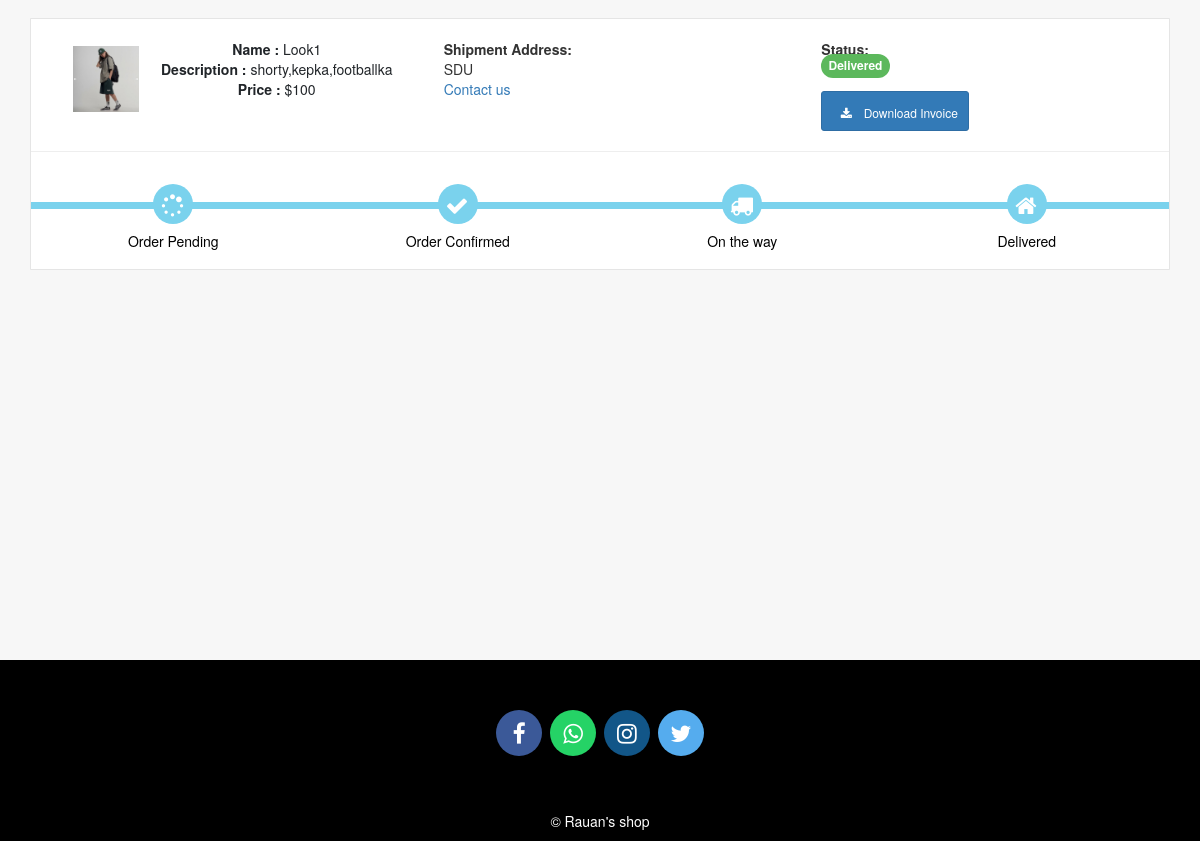
/my-order (signed in, lower part), run on an earlier commit of the app's database.
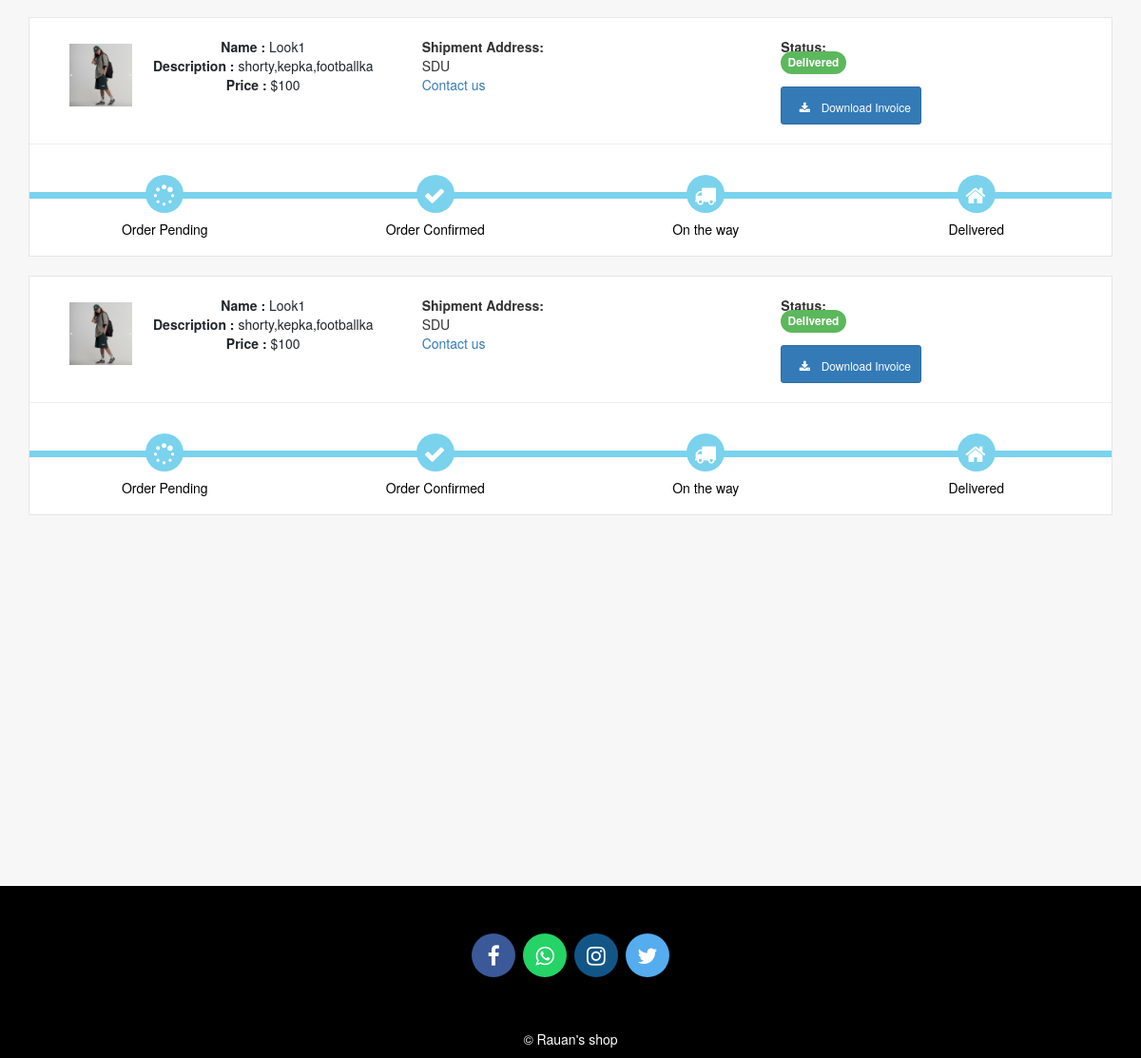
And on a later commit of the database.
### ecom/models.py (models this page shows, shortened)
class Product(models.Model):
    name=models.CharField(max_length=40)
    product_image= models.ImageField(upload_to='product_image/',null=True,blank=True)
    price = models.PositiveIntegerField()
    description=models.CharField(max_length=40)

class Orders(models.Model):
    STATUS =(
        ('Pending','Pending'),
        ('Order Confirmed','Order Confirmed'),
        ('Out for Delivery','Out for Delivery'),
        ('Delivered','Delivered'),
    )
    customer=models.ForeignKey('Customer', on_delete=models.CASCADE,null=True)
    product=models.ForeignKey('Product',on_delete=models.CASCADE,null=True)
    email = models.CharField(max_length=50,null=True)
    address = models.CharField(max_length=500,null=True)
    mobile = models.CharField(max_length=20,null=True)
    order_date= models.DateField(auto_now_add=True,null=True)
    status=models.CharField(max_length=50,null=True,choices=STATUS)

### ecom/views.py (the view)
# urls.py: path('my-order', views.my_order_view,name='my-order'),
@login_required(login_url='customerlogin')
@user_passes_test(is_customer)
def my_order_view(request):
    customer=models.Customer.objects.get(user_id=request.user.id)
    orders=models.Orders.objects.all().filter(customer_id = customer)
    ordered_products=[]
    for order in orders:
        ordered_product=models.Product.objects.all().filter(id=order.product.id)
        ordered_products.append(ordered_product)
    return render(request,'ecom/my_order.html',{'data':zip(ordered_products,orders)})

### ecom/views.py (called while the page is built)
def is_customer(user):
    return user.groups.filter(name='CUSTOMER').exists()

### templates/ecom/my_order.html (shortened to what this page needs)
{% extends 'ecom/customer_base.html' %} {% load static %} {% block content %}
<br>
<div class="container">
    {% for products,order in data %}
    <article class="card">
        <div class="card-body">
            <ul class="row" style="margin-left:20px;margin-top:20px;">
                <li class="col-md-4">
                    <figure class="itemside mb-3">
                        {%for product in products%}
                        <div class="aside"><img src="{% static product.product_image.url %}" class="img-sm border"></div>
                        <figcaption class="info align-self-center">
                            <p class="title"><strong>Name : </strong>{{product.name}} <br> <strong>Description : </strong>{{product.description}} <br> <strong>Price : </strong>${{product.price}}</p>
                        </figcaption>
                    </figure>
                </li>
                <li class="col-md-4">
                    <div class="col"> <strong>Shipment Address:</strong> <br> {{order.address}}</div>
                    <a href="{% url 'contactus' %}">Contact us</a>
                </li>
                <li class="col-md-4">
                    <div class="col"> <strong>Status:</strong> <br> {% if order.status == 'Pending'%}
                        <td> <span class="label label-info" style="font-size: 12px; border-radius: 30px;">{{order.status}}</span></td>
                        {% elif order.status == 'Delivered' %}
                        <td> <span class="label label-success" style="font-size: 12px; border-radius: 30px;">{{order.status}}</span></td>
                        {% elif order.status == 'Out for Delivery' %}
                        <td> <span class="label label-default" style="font-size: 12px; border-radius: 30px;">{{order.status}}</span></td>
                        {%else%}
                        <td> <span class="label label-primary" style="font-size: 12px; border-radius: 30px;">{{order.status}}</span></td>
                        {%endif%}
                    </div> <br>
                    <a class="btn btn-primary btn-sm rounded-0" style="text-decoration:none;" href="{% url 'download-invoice' order.id product.id  %}" target="_blank"><i class="fa fa-download " style="font-size: 12px;height:auto"></i> Download Invoice</a>
                </li>
                {%endfor%}
            </ul>
            <hr>
            <div class="track">
                {%if order.status == 'Pending' %}
                <div class="step active"> <span class="icon"> <i style="padding-top:.2em; padding-right:.5em;" class="fa fa-spinner"></i> </span> <span class="text">Order Pending</span> </div>
                <div class="step "> <span class="icon"> <i style="padding-top:.2em; padding-right:.5em;" class="fa fa-check"></i> </span> <span class="text"> Order Confirmed</span> </div>
                <div class="step "> <span class="icon"> <i style="padding-top:.2em; padding-right:.5em;" class="fa fa-truck"></i> </span> <span class="text"> On the way </span> </div>
                <div class="step "> <span class="icon"> <i style="padding-top:.2em; padding-right:.5em;" class="fa fa-home"></i> </span> <span class="text">Delivered</span> </div>
                {%else%}
                <div class="step active"> <span class="icon"> <i style="padding-top:.2em; padding-right:.5em;" class="fa fa-spinner"></i> </span> <span class="text">Order Pending</span> </div>
                <div class="step active"> <span class="icon"> <i style="padding-top:.2em; padding-right:.5em;" class="fa fa-check"></i> </span> <span class="text"> Order Confirmed</span> </div>
                <div class="step active"> <span class="icon"> <i style="padding-top:.2em; padding-right:.5em;" class="fa fa-truck"></i> </span> <span class="text"> On the way </span> </div>
                <div class="step active"> <span class="icon"> <i style="padding-top:.2em; padding-right:.5em;" class="fa fa-home"></i> </span> <span class="text">Delivered</span> </div>
                {%endif%}
            </div>
        </div>
    </article><br> {%endfor%}
</div>
<br><br><br><br><br> {% endblock content %}

### templates/ecom/customer_base.html (shortened to what this page needs)
<html>
{% load static %}
<head>
<link rel="stylesheet" href="https://maxcdn.bootstrapcdn.com/bootstrap/3.3.0/css/bootstrap.min.css">
<link rel="stylesheet" href="https://maxcdn.bootstrapcdn.com/font-awesome/4.7.0/css/font-awesome.min.css">
</head>
<body>
{% block content %}
{% endblock content %}
<br><br><br>
<footer style="margin-top:210px">
  <br>
  <p>
    <a href="#" class="fa fa-facebook"></a>
    <a href="#" class="fa fa-whatsapp"></a>
    <a href="#" class="fa fa-instagram"></a>
    <a href="#" class="fa fa-twitter"></a>
  </p>
  <br>
  <div class="container">
    <div class="row">
      <div class="col-md-12 col-sm-12">
        <div style="color:#ffffff;" class="wow fadeInUp footer-copyright">
          <p><br>
            &copy; Rauan's shop </p>
        </div>
      </div>
    </div>
  </div>
</footer>
</body>
</html>

### templates/ecom/customer_base.html (style rules this page uses)
body { background-color: #f7f7f7; }
footer { padding: 0px 0px 0px 0px; background-color: black; margin: 0px; }
.fa { font-size: 23px; width: 2em; height: 2em; text-align: center; text-decoration: none; margin: 5px 2px; border-radius: 50%; padding-top: 0.5em; }
.fa-facebook { background: #3B5998; color: white; margin-top: 30px; }
.fa-whatsapp { background: #25d366; color: white; }
.fa-twitter { background: #55ACEE; color: white; }
.fa-instagram { background: #125688; color: white; }
p { text-align: center; }

### templates/ecom/my_order.html (style rules this page uses)
body { background-color: #f7f7f7; }
.container { margin-top: 0px; margin-bottom: 0px }
.card { position: relative; display: -webkit-box; display: -ms-flexbox; display: flex; -webkit-box-orient: vertical; -webkit-box-direction: normal; -ms-flex-direction: column; flex-direction: column; min-width: 0; word-wrap: break-word; background-color: #fff; background-clip: border-box; border: 1px solid rgba(0, 0, 0, 0.1); border-radius: 0.10rem }
.track { position: relative; background-color: #ddd; height: 7px; display: -webkit-box; display: -ms-flexbox; display: flex; margin-bottom: 60px; margin-top: 50px }
.track .step { -webkit-box-flex: 1; -ms-flex-positive: 1; flex-grow: 1; width: 25%; margin-top: -18px; text-align: center; position: relative }
.track .step.active:before { background: #7ad2ed }
.track .step::before { height: 7px; position: absolute; content: ""; width: 100%; left: 0; top: 18px }
.track .step.active .icon { background: #7ad2ed; color: #fff }
.track .icon { display: inline-block; width: 40px; height: 40px; line-height: 40px; position: relative; border-radius: 100%; background: #ddd }
.track .step.active .text { font-weight: 400; color: #000 }
.track .text { display: block; margin-top: 7px }
.itemside { position: relative; display: -webkit-box; display: -ms-flexbox; display: flex; width: 100% }
.itemside .aside { position: relative; -ms-flex-negative: 0; flex-shrink: 0 }
.img-sm { width: 80px; height: 80px; padding: 7px }
ul.row, ul.row-sm { list-style: none; padding: 0 }
.itemside .info { padding-left: 15px; padding-right: 7px }
.itemside .title { display: block; margin-bottom: 5px; color: #212529 }
p { margin-top: 0; margin-bottom: 1rem }

What changed in the data, as far as the page shows it:
added Orders: address "SDU", status "Delivered", shows "Order Pending", Product (product_image (picture), name "Look1", description "shorty,kepka,footballka", price "100")
